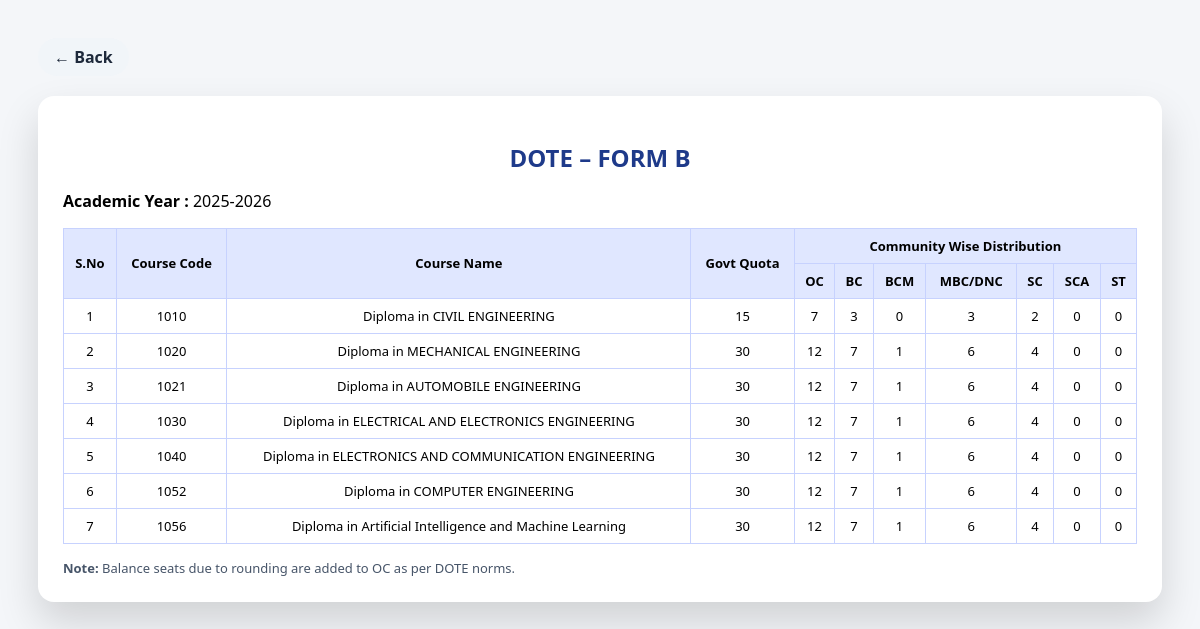
Screenshot of /form_b.php with the database file from the repository.
### tables this page shows
CREATE TABLE `courses` (
  `course_code` varchar(20) NOT NULL,
  `course_name` varchar(60) NOT NULL,
  `approved_intake` int(11) NOT NULL,
  `duration_years` int(11) NOT NULL,
  `total_semesters` int(11) NOT NULL,
  `year_of_established` int(11) NOT NULL,
  `status` enum('active','inactive') DEFAULT 'active'
);

### form_b.php (the view, shortened to what this page needs)
<?php
include("../../../config/db.php");
$community = [
    "OC" => 31,
    "BC" => 26.5,
    "BCM" => 3.5,
    "MBC/DNC" => 20,
    "SC" => 15,
    "SCA" => 3,
    "ST" => 1
];
$ay = mysqli_fetch_assoc(mysqli_query($conn,"
    SELECT academic_year
    FROM academic_periods
    ORDER BY academic_year DESC LIMIT 1
"));
$academic_year = $ay['academic_year'] ?? '';
?>
<!DOCTYPE html>
<html>
<head>
</head>
<body>
<div class="header">
    <a href="../dashboard.php" class="back-btn">← Back</a>
</div>
<div class="card">
<h2>DOTE – FORM B</h2>
<p><b>Academic Year :</b> <?= $academic_year ?></p>
<table>
<tr>
    <th rowspan="2">S.No</th>
    <th rowspan="2">Course Code</th>
    <th rowspan="2">Course Name</th>
    <th rowspan="2">Govt Quota</th>
    <th colspan="7">Community Wise Distribution</th>
</tr>
<tr>
<?php foreach($community as $c => $p){ ?>
    <th><?= $c ?></th>
<?php } ?>
</tr>
<?php
$i = 1;
$q = mysqli_query($conn,"
    SELECT course_code, course_name, approved_intake
    FROM courses WHERE status='active'
");
while($r = mysqli_fetch_assoc($q)){
    $govt = round($r['approved_intake'] / 2);
    $allocated = [];
    $sum = 0;
    foreach($community as $c => $p){
        $seats = floor($govt * $p / 100);
        $allocated[$c] = $seats;
        $sum += $seats;
    }
    $allocated["OC"] += ($govt - $sum);
?>
<tr>
    <td><?= $i++ ?></td>
    <td><?= $r['course_code'] ?></td>
    <td><?= $r['course_name'] ?></td>
    <td><?= $govt ?></td>
    <?php foreach($community as $c => $p){ ?>
        <td><?= $allocated[$c] ?></td>
    <?php } ?>
</tr>
<?php } ?>
</table>
<div class="note">
<b>Note:</b> Balance seats due to rounding are added to OC as per DOTE norms.
</div>
</div>
</body>
</html>

### form_b.php (style rules this page uses)
body { font-family:Segoe UI,Arial; background:#f4f6f9; padding:30px; }
.header { display:flex; justify-content:space-between; align-items:center; margin-bottom:20px; }
.back-btn { background:#f1f5f9; padding:8px 16px; border-radius:30px; text-decoration:none; font-weight:600; color:#1e293b; }
.card { background:#fff; padding:25px; border-radius:16px; box-shadow:0 20px 40px rgba(0,0,0,.15); }
h2 { text-align:center; color:#1e3a8a; margin-bottom:15px; }
table { width:100%; border-collapse:collapse; }
th,td { border:1px solid #c7d2fe; padding:8px; text-align:center; font-size:13px; }
th { background:#e0e7ff; }
.note { margin-top:15px; font-size:13px; color:#475569; }

### rows the page displays
courses: course_code "1010", course_name "Diploma in CIVIL ENGINEERING", approved_intake "15", c "7", c "3", c "0", c "2"
courses: course_code "1020", course_name "Diploma in MECHANICAL ENGINEERING", approved_intake "30", c "12", c "7", c "1", c "6", c "4", c "0"
courses: course_code "1021", course_name "Diploma in AUTOMOBILE ENGINEERING", approved_intake "30", c "12", c "7", c "1", c "6", c "4", c "0"
courses: course_code "1030", course_name "Diploma in ELECTRICAL AND ELECTRONICS ENGINEERING", approved_intake "30", c "12", c "7", c "1", c "6", c "4", c "0"
courses: course_code "1040", course_name "Diploma in ELECTRONICS AND COMMUNICATION ENGINEERING", approved_intake "30", c "12", c "7", c "1", c "6", c "4", c "0"
courses: course_code "1052", course_name "Diploma in COMPUTER ENGINEERING", approved_intake "30", c "12", c "7", c "1", c "6", c "4", c "0"
courses: course_code "1056", course_name "Diploma in Artificial Intelligence and Machine Learning", approved_intake "30", c "12", c "7", c "1", c "6", c "4", c "0"

### other values shown
$academic_year "2025-2026"
$c "OC"
$c "BC"
$c "BCM"
$c "MBC/DNC"
$c "SC"
$c "SCA"
$c "ST"
